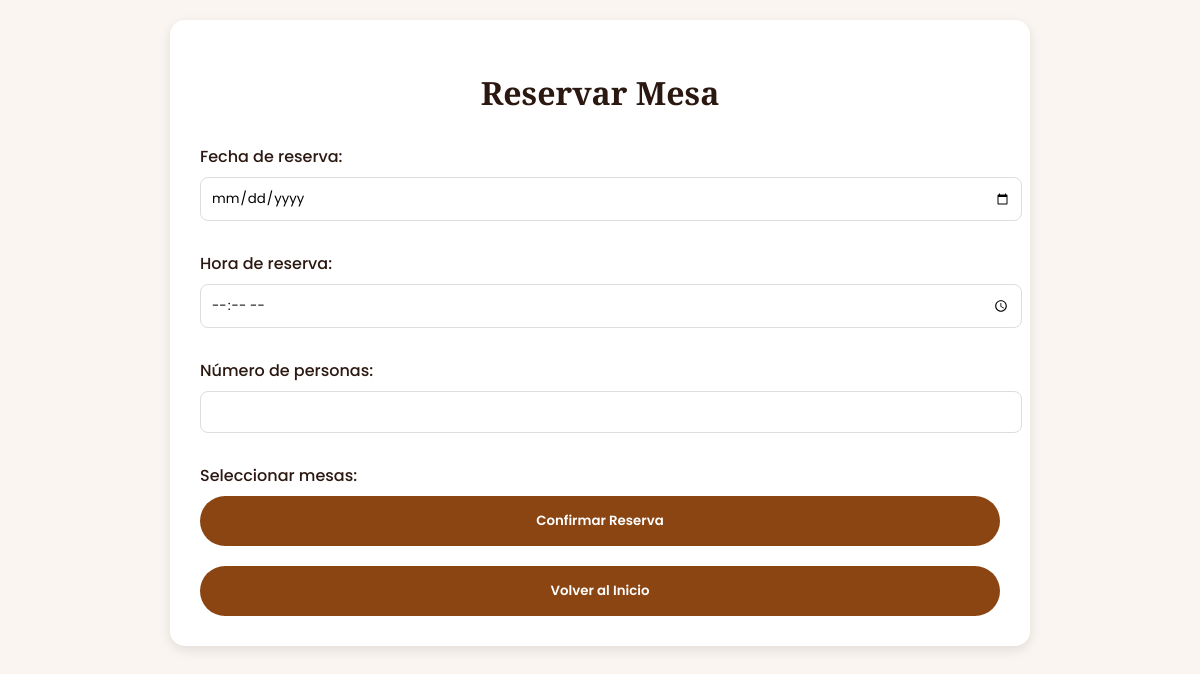
Before: /paginaProyectoRest/cliente/reservas.php (signed in) with the older database file.
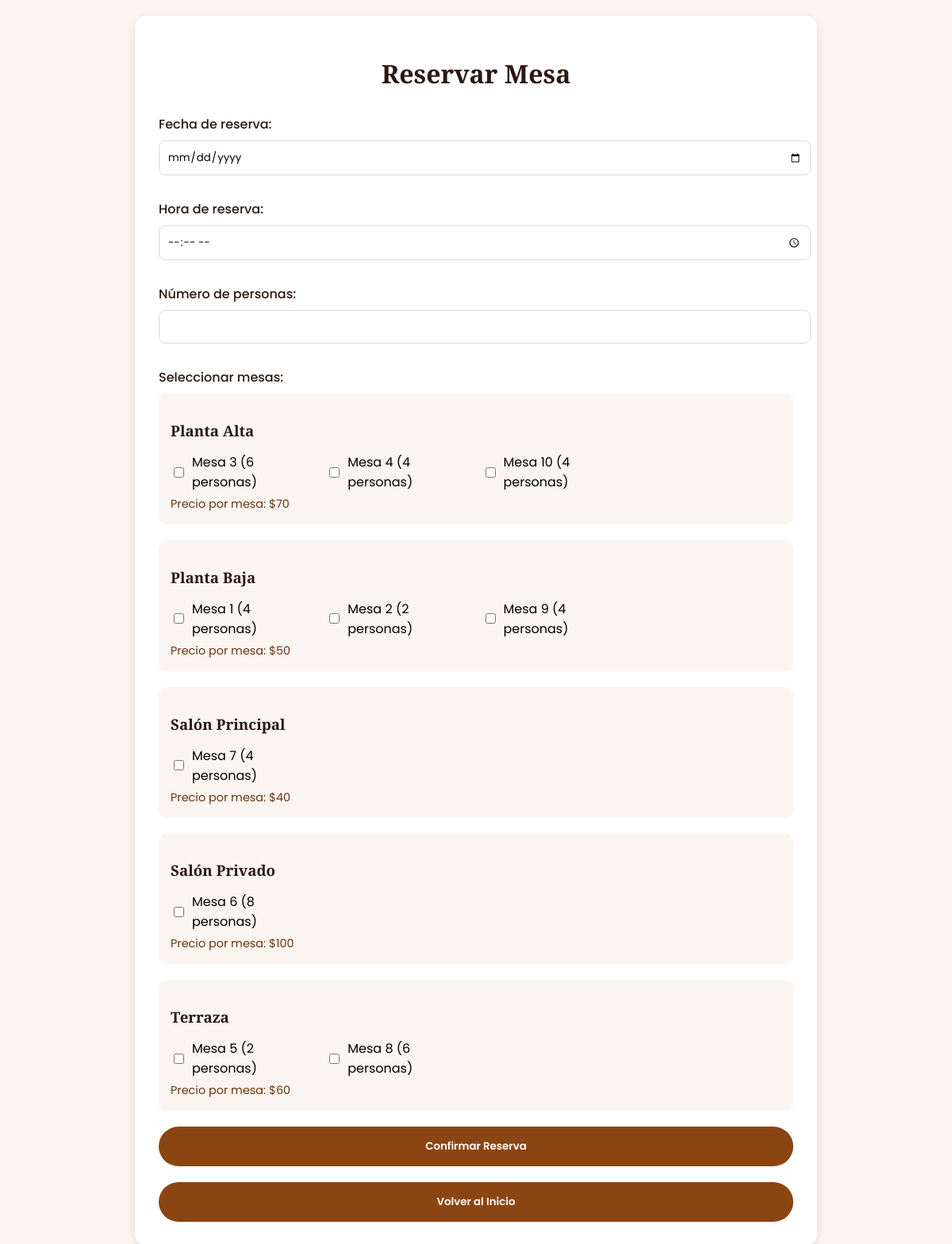
After: the same page with the newer database file.
### tables this page shows
CREATE TABLE `mesas` (
  `id` bigint(20) NOT NULL,
  `numero` int(11) NOT NULL,
  `capacidad` int(11) NOT NULL CHECK (`capacidad` > 0),
  `estado` enum('disponible','ocupada','reservada') NOT NULL,
  `ubicacion` varchar(255) DEFAULT NULL,
  `estado_reservado_hasta` time DEFAULT NULL,
  `imagen` blob NOT NULL
);

### paginaProyectoRest/cliente/reservas.php (the view, shortened to what this page needs)
<?php
$db = conexion();
$mesas_por_ubicacion = [];
$query = "SELECT id, numero, capacidad, ubicacion FROM mesas WHERE estado = 'disponible' ORDER BY ubicacion, numero";
$result = mysqli_query($db, $query);
while ($row = mysqli_fetch_assoc($result)) {
    $mesas_por_ubicacion[$row['ubicacion']][] = $row;
}
?>
<!DOCTYPE html>
<html lang="es">
<head>
</head>
<body>
    <div class="container">
        <h1>Reservar Mesa</h1>
        <form method="POST" onsubmit="return validarFormulario();">
            <div class="form-group">
                <label for="fecha">Fecha de reserva:</label>
                <input type="date" id="fecha" name="fecha" required>
            </div>
            <div class="form-group">
                <label for="hora">Hora de reserva:</label>
                <input type="time" id="hora" name="hora" required>
            </div>
            <div class="form-group">
                <label for="numero_personas">Número de personas:</label>
                <input type="number" id="numero_personas" name="numero_personas" min="1" required>
            </div>
            <div class="mesas-section">
                <label>Seleccionar mesas:</label>
                <?php foreach ($mesas_por_ubicacion as $ubicacion => $mesas): ?>
                    <div class="ubicacion-group">
                        <h3 class="ubicacion-title"><?php echo $ubicacion; ?></h3>
                        <div class="mesas-grid">
                            <?php foreach ($mesas as $mesa): ?>
                                <div class="mesa-option">
                                    <input type="checkbox" name="mesas[]" value="<?php echo $mesa['id']; ?>"
                                           class="mesa-checkbox" data-capacidad="<?php echo $mesa['capacidad']; ?>">
                                    <span>Mesa <?php echo $mesa['numero']; ?> (<?php echo $mesa['capacidad']; ?> personas)</span>
                                </div>
                            <?php endforeach; ?>
                        </div>
                        <div class="precio-info">
                            Precio por mesa: $<?php
                                switch ($ubicacion) {
                                    case 'Planta Baja':
                                        echo "50";
                                        break;
                                    case 'Planta Alta':
                                        echo "70";
                                        break;
                                    case 'Terraza':
                                        echo "60";
                                        break;
                                    case 'Salón Privado':
                                        echo "100";
                                        break;
                                    default:
                                        echo "40";
                                }
                            ?>
                        </div>
                    </div>
                <?php endforeach; ?>
            </div>
            <button type="submit">Confirmar Reserva</button>
            <button onclick="window.location.href='../cliente/paginaInfo.php'" class="back-button">Volver al Inicio</button>
        </form>
    </div>
</body>
</html>

Changed rows visible on the page:
now on this page (row edited): mesas: numero "3", capacidad "6", shown under "Planta Alta"
now on this page (row edited): mesas: numero "4", capacidad "4", shown under "Planta Alta"
now on this page (row edited): mesas: numero "10", capacidad "4", shown under "Planta Alta"
now on this page (row edited): mesas: numero "1", capacidad "4", shown under "Planta Baja"
now on this page (row edited): mesas: numero "2", capacidad "2", shown under "Planta Baja"
now on this page (row edited): mesas: numero "9", capacidad "4", shown under "Planta Baja"
now on this page (row edited): mesas: numero "7", capacidad "4", shown under "Salón Principal"
now on this page (row edited): mesas: numero "6", capacidad "8", shown under "Salón Privado"
now on this page (row edited): mesas: numero "5", capacidad "2", shown under "Terraza"
now on this page (row edited): mesas: numero "8", capacidad "6", shown under "Terraza"
Other visible differences:
new list line: "Planta Alta Precio por mesa: $ 70"
new list line: "Planta Baja Precio por mesa: $ 50"
new list line: "Salón Principal Precio por mesa: $ 40"
new list line: "Salón Privado Precio por mesa: $ 100"
new list line: "Terraza Precio por mesa: $ 60"
